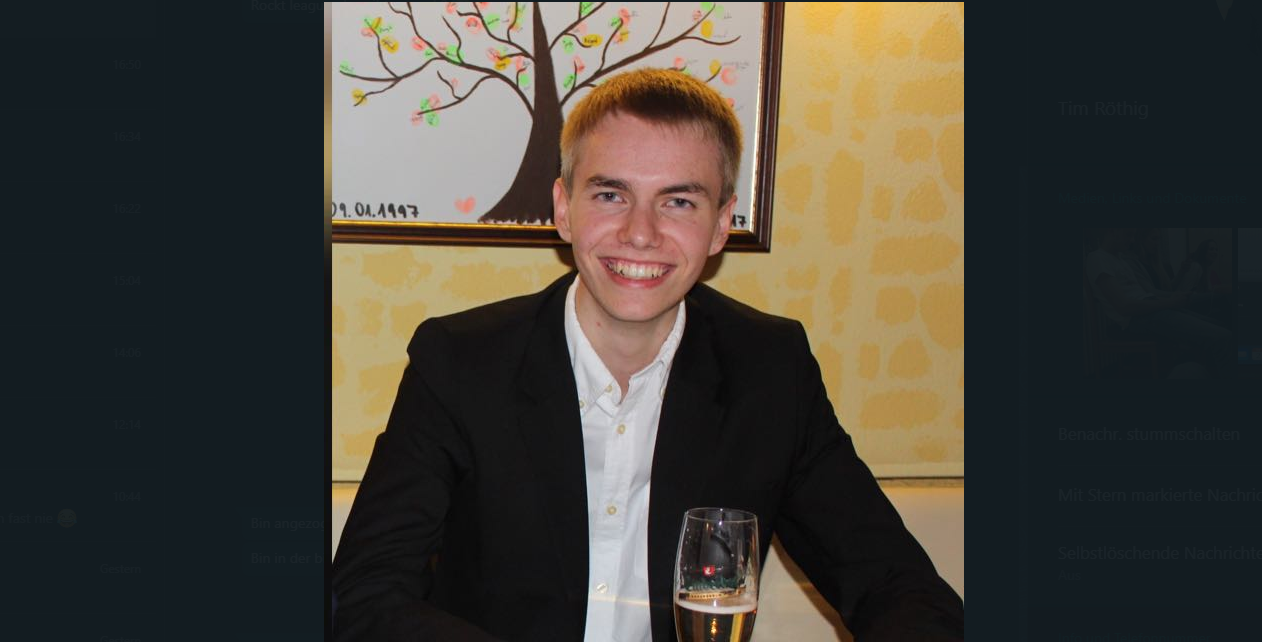
#> input picture test1.png, 1262 x 642 px
$ jupyter execute random_mask.ipynb
#> lines starting #> are read from the running program, lines starting #| are printed output that depends on the picture
Create a random irregular mask for data generation:
Draw 3 random lines.
Along the lines, choose n points.
Draw circles of random, but continuous radius on these points.

[cell 1]
import numpy as np
from PIL import Image
import matplotlib.pyplot as plt
import skimage
import os

def load_image_as_np_array(path):
#> called with path = 'test1.png'
    img = Image.open(path)
#> img is the input picture: PIL image 1262x642 RGBA; mean R, G, B, A 70.1, 66.3, 58, 255
    return np.array(img)

def show_image_from_array(array):
    plt.imshow(array)

# Draw a circle of random size
def create_mask(size_x, size_y, maxLines, maxRad, n=1, blocked_abs=None, blocked_rel=0.05):
#> called with size_x = 642, size_y = 1262, maxLines = 14, maxRad = 20, n = 1, blocked_rel = 0.05
    mask = np.ones((size_x, size_y, 4), dtype=int)
    # Determine how many lines should be defined
    lines = np.random.randint(1, maxLines)
    lines *= 2

    # Create vector of random numbers
    x = np.random.randint(maxRad+1, size_x - maxRad - 1, lines)
    y = np.random.randint(maxRad+1, size_y - maxRad - 1, lines)

    # Make lines
    for i in range(lines):
        if i % 2 == 0:
            row, col = skimage.draw.line(x[i], y[i], x[i+1], y[i+1])
            length = len(row)
            for j in range(length):
                # TODO: find a better function that is more random but smooth
                rand = np.random.randint(0, 10000)
                # Hier können out of bounds-Fehler entstehen
                function = maxRad*np.sin(rand)*2
                upperBound = min(max(function, 5), maxRad)
                radius = np.random.randint(4, upperBound)
                rowCirc, colCirc = skimage.draw.disk((row[j], col[j]), radius)
                mask[rowCirc, colCirc] = np.array([0, 0, 0, 0])

    return mask

# TODO: Maybe use bezier_curve() to create more irregularities (paraboloids)

# Source: https://coderzcolumn.com/tutorials/python/how-to-draw-shapes-on-images-using-scikit-image-python
# bezier_curve(r0,c0,r1,c1,r2,c2,weight) - This method takes as input six parameter and returns coordinates of bezier curve created using them.
# The first two parameters (r0,c0) specifies the coordinates of the first control point of the curve.
# The next two parameters (r1,c1) specifies the coordinates of the middle control point of the curve.
# The next two parameters (r2,c2) specifies the coordinates of the last control point of the curve.
# The last weight parameter accepts float value specifying middle control point weight. It's used to describe line tension.

[cell 2]
# Navigate to correct folder
# os.getcwd()

[cell 3]
# Print image with mask overlay
img = load_image_as_np_array('test1.png')
maxLines = np.random.randint(2, 16)
maxRad = np.random.randint(5, 24)
mask = create_mask(img.shape[0], img.shape[1], maxLines, maxRad)
mx = np.multiply(img, mask)
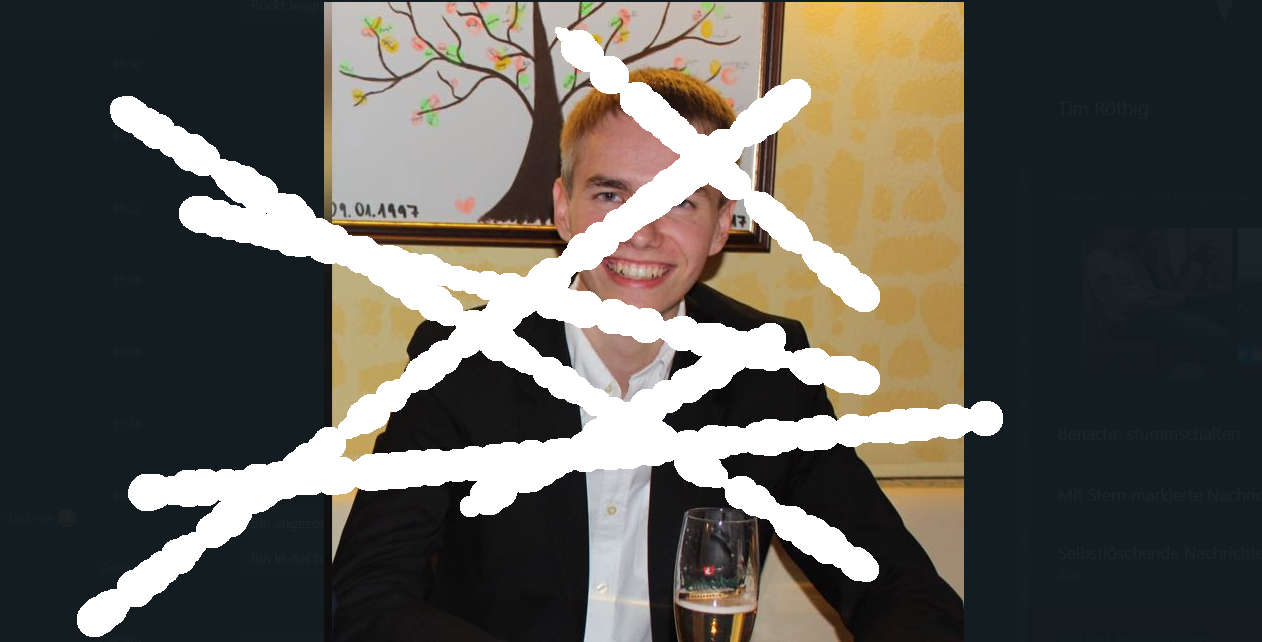
#> mx: shape (642, 1262, 4) int64; mean R, G, B, A 58.3, 55.8, 49.3, 218.2; transparent parts drawn white
show_image_from_array(mx)

# TODO: Algorithmus für große Datenmengen automatisieren
